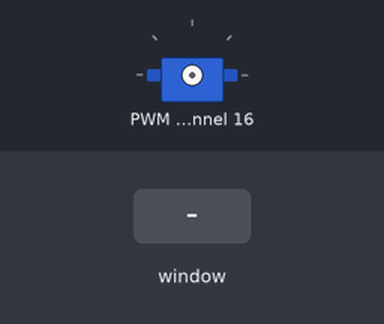
Simulated run of this program. Board: Raspberry Pi (BCM pin numbers). On the bench: servo. The inputs (shaded band) are chosen by the test bench. The desktop window is not drawn, its controls go by their first labels and the mouse button is held 0.15 s; servo angles are drawn from the pulse width (0.5 ms = 0°, 2.5 ms = 180°); what the program prints to the terminal is not drawn.

Above: at 1.2 s.
1.3 s: slider 1 in the window set to 515
2.8 s: slider 1 in the window set to 308
At 3.4 s:
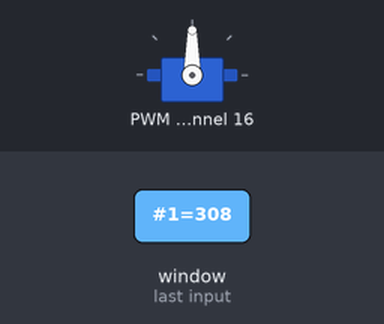
4.3 s: slider 1 in the window set to 100
At 4.6 s:
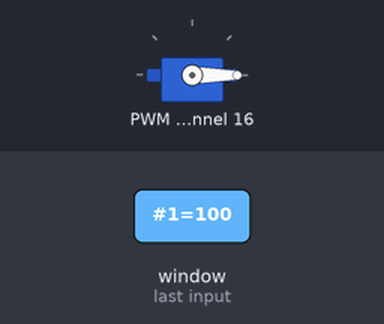
5.8 s: slider 1 in the window set to 204
At 6.9 s:
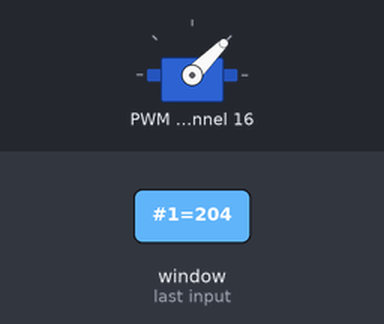
Timing chart, 0 to 8.3 s (numbered marks = the images above; inputs shaded):
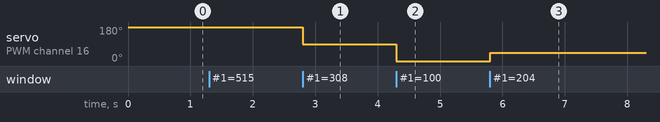

The program:

1ServoControlGui.py
```python
#coding:utf-8
#H30 11/10 (沖縄支所講演会用プログラム)
#このプログラムはGUIを用いて1つのサーボモータを動かすプログラムです

from Adafruit_PWM_Servo_Driver import PWM
import time
import Tkinter

#Tkオブジェクトのインスタンス作成
root=Tkinter.Tk()
root.geometry("1920x1080")
pwm = PWM(0x41) #インスタンス作成, I2cアドレス40番
pwm.setPWMFreq(50)  #周波数50Hzで動作(T=20ms)

pwm_val0=Tkinter.DoubleVar()
pwm_val0.set(308)
def controlServo0(dc):
	s0=int(pwm_val0.get())
	pwm.setPWM(0,0,s0)
	print('サーボ0の角度: {}'.format(s0))

s0=Tkinter.Scale(root, label='サーボモータ0', length=1900, tickinterval=10, orient='h', from_=100, to=515, variable=pwm_val0, command=controlServo0)
s0.pack()

root.mainloop()
```

Measured:
- after the input at 2.8 s, servo on PWM channel 16: 180° → 90° at once
- after the input at 4.3 s, servo on PWM channel 16: 90° → 0° at once
- after the input at 5.8 s, servo on PWM channel 16: 0° → 45° at once
